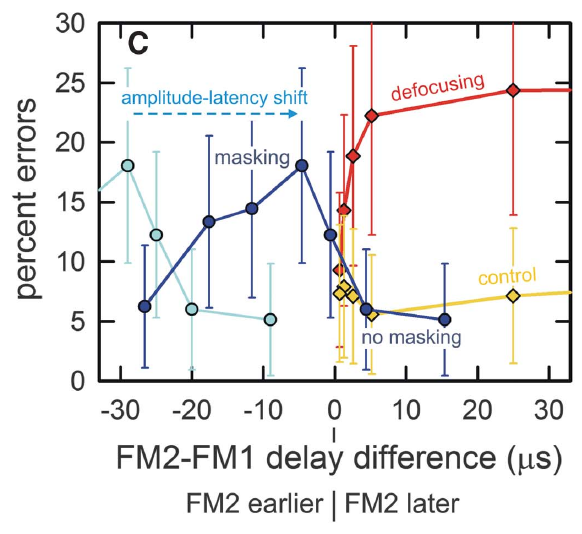
#> input picture lectures/L17/figures/B11_3C.png, 582 x 534 px, given in place of g001_large.jpg, which was not available
$ python add_images.py
#> lines starting #> are read from the running program, lines starting #| are printed output that depends on the picture; after the words box and inside, x2 and y2 are one past the last pixel; in counts of white or black regions, pixels touching at a corner belong together; pictures that were not available may be replaced by others from this repository, and a replacement may not be noted
#!/usr/bin/env python3
"""Add article figures to the Lecture 17 spec without changing any slide text.

Crops panels from open-access article figures (papers/<Paper>/, gitignored) into figures/,
then edits lecture.json: text-only slides gain a figure and many single-figure slides gain a
second one (figures-right). Titles, body text and transcripts are untouched; the new paper is
added to the slide's refs and footer cite. Idempotent.
"""
import json
from pathlib import Path
from PIL import Image, ImageChops

ROOT = Path(__file__).resolve().parent
P = ROOT / 'papers'

REFS = {
    'BZ22': ('Beetz & Hechavarría (2022)', 'Beetz MJ, Hechavarría JC (2022). Neural processing of naturalistic echolocation signals in bats. Frontiers in Neural Circuits 16:899370. https://doi.org/10.3389/fncir.2022.899370', '10.3389/fncir.2022.899370'),
    'BZ26': ('Beetz et al. (2026)', 'Beetz MJ, Kössl M, Hechavarría JC (2026). First come, first served: neuronal processing of multi-echo streams in the auditory cortex of echolocating bats. Journal of Experimental Biology 229(10):jeb252069. https://doi.org/10.1242/jeb.252069', '10.1242/jeb.252069'),
    'C26': ('Cadigan et al. (2026)', 'Cadigan SC, Smith NA, Jones TK, Wohlgemuth MJ (2026). Unpredictable prey motion shapes behavior across time scales. Journal of Experimental Biology 229(15):jeb250896. https://doi.org/10.1242/jeb.250896', '10.1242/jeb.250896'),
    'GF17': ('Greiter & Firzlaff (2017)', 'Greiter W, Firzlaff U (2017). Representation of three-dimensional space in the auditory cortex of the echolocating bat P. discolor. PLoS ONE 12(8):e0182461. https://doi.org/10.1371/journal.pone.0182461', '10.1371/journal.pone.0182461'),
    'G26': ('Grinnell (2026)', 'Grinnell AD (2026). Reflections on the neural processing of echoes for distance information in echolocating bats. Journal of Comparative Physiology A 212(5):913–926. https://doi.org/10.1007/s00359-026-01804-6', '10.1007/s00359-026-01804-6'),
    'MA25': ('Ma et al. (2025)', 'Ma N, Xia H, Zheng H, Luo J (2025). Prey evasiveness and masking noise jointly promote the ultrahigh call rate in echolocating bats. BMC Biology 23:323. https://doi.org/10.1186/s12915-025-02435-0', '10.1186/s12915-025-02435-0'),
    'MC22': ('Macías et al. (2022)', 'Macías S, Bakshi K, Smotherman M (2022). Faster repetition rate sharpens the cortical representation of echo streams in echolocating bats. eNeuro 9(1):ENEURO.0410-21.2021. https://doi.org/10.1523/ENEURO.0410-21.2021', '10.1523/ENEURO.0410-21.2021'),
    'M20': ('Ming et al. (2020)', 'Ming C, Bates ME, Simmons JA (2020). How frequency hopping suppresses pulse-echo ambiguity in bat biosonar. Proceedings of the National Academy of Sciences 117(29):17288–17295. https://doi.org/10.1073/pnas.2001105117', '10.1073/pnas.2001105117'),
    'SS26': ('Simmons & Simmons (2026)', 'Simmons JA, Simmons AM (2026). Beamforming as a mechanism for azimuthal localization of targets by FM-echolocating big brown bats. Journal of Comparative Physiology A 212(5):901–911. https://doi.org/10.1007/s00359-026-01834-0', '10.1007/s00359-026-01834-0'),
    'T24': ('Teshima et al. (2024)', 'Teshima Y, Mogi M, Nishida H, Tsuchiya T, Kobayasi KI, Hiryu S (2024). Discrimination of object information by bat echolocation deciphered from acoustic simulations. Royal Society Open Science 11(1):231415. https://doi.org/10.1098/rsos.231415', '10.1098/rsos.231415'),
}

CROPS = {
    'bz22_fig1': ('Beetz2022/g001_large.jpg', (0.0, 0.0, 1.0, 1.0)),
    'bz22_fig3': ('Beetz2022/fncir-16-899370-g003.jpg', (0.0, 0.265, 0.97, 0.97)),
    'bz22_fig5a': ('Beetz2022/fncir-16-899370-g005.jpg', (0.0, 0.0, 0.62, 0.75)),
    'bz26_fig1b': ('Beetz2026/jexbio-229-252069-g1.jpg', (0.44, 0.0, 1.0, 0.23)),
    'bz26_fig2ab': ('Beetz2026/jexbio-229-252069-g2.jpg', (0.0, 0.0, 1.0, 0.635)),
    'bz26_fig3': ('Beetz2026/jexbio-229-252069-g3.jpg', (0.0, 0.0, 1.0, 1.0)),
    'bz26_fig5': ('Beetz2026/jexbio-229-252069-g5.jpg', (0.0, 0.0, 1.0, 1.0)),
    'bz26_fig6ag': ('Beetz2026/jexbio-229-252069-g6.jpg', (0.0, 0.0, 1.0, 0.51)),
    'c26_fig3': ('Cadigan2026/jexbio-229-250896-g3.jpg', (0.0, 0.0, 1.0, 1.0)),
    'gf17_fig2ab': ('Greiter2017/pone.0182461.g002.jpg', (0.0, 0.0, 0.6, 1.0)),
    'g26_fig5': ('Grinnell2026/359_2026_1804_Fig5_HTML.png', (0.0, 0.0, 1.0, 1.0)),
    'g26_fig9': ('Grinnell2026/359_2026_1804_Fig9_HTML.png', (0.0, 0.0, 1.0, 1.0)),
    'ma25_fig1af': ('Ma2025/12915_2025_2435_Fig1_HTML.jpg', (0.0, 0.0, 1.0, 0.565)),
    'ma25_fig2bc': ('Ma2025/12915_2025_2435_Fig2_HTML.jpg', (0.0, 0.218, 1.0, 0.532)),
    'mc22_fig3ab': ('Macias2022/ENEURO.0410-21.2021_f003.jpg', (0.0, 0.0, 1.0, 0.51)),
    'm20_fig1c': ('Ming2020/pnas.2001105117fig01.jpg', (0.645, 0.0, 0.99, 1.0)),
    'm20_fig4': ('Ming2020/pnas.2001105117fig04.jpg', (0.0, 0.0, 1.0, 1.0)),
    'ss26_fig1': ('SimmonsBeam2026/359_2026_1834_Fig1_full.png', (0.0, 0.0, 1.0, 1.0)),
    'ss26_fig2a': ('SimmonsBeam2026/359_2026_1834_Fig2_full.png', (0.0, 0.0, 0.49, 1.0)),
    'ss26_fig4': ('SimmonsBeam2026/359_2026_1834_Fig4_full.png', (0.0, 0.0, 1.0, 1.0)),
    't24_fig2b': ('Teshima2024/rsos231415f02.jpg', (0.0, 0.535, 1.0, 1.0)),
    't24_fig3ab': ('Teshima2024/rsos231415f03.jpg', (0.0, 0.0, 0.59, 1.0)),
}

def fig(name, key, num, text):
    return {'kind': 'article', 'path': f'figures/{name}.png',
            'caption': f'{REFS[key][0]}, Fig. {num}. {text}', 'source_url': 'https://doi.org/' + REFS[key][2]}


TITLE_IMAGE = None  # the existing title image (Moss et al. 2006, Fig. 1) is kept

ADD = {
    'FM calls distribute acoustic energy across frequencies': [
        ('BZ22', fig('bz22_fig1', 'BZ22', '1', 'Spectrograms of an FM call (Carollia perspicillata) and a CF-FM call (Pteronotus parnellii).'))],
    'Echo delay specifies the round trip to a target': [
        ('BZ26', fig('bz26_fig1b', 'BZ26', '1B', 'Pulse followed by echoes from objects at different distances; oscillograms and spectrograms.'))],
    'Bats can choose the nearer of two reflecting targets': [
        ('T24', fig('t24_fig3ab', 'T24', '3a–b', 'Flight trajectories of bats approaching two targets in a two-choice test.'))],
    'Range discrimination occurs across sonar signal types': [
        ('G26', fig('g26_fig9', 'G26', '9', 'Approach responses of big brown bats to artificial echoes built from pure-tone steps.'))],
    'Electronic echoes isolate arrival time from other cues': [
        ('GF17', fig('gf17_fig2ab', 'GF17', '2A–B', 'Delay-response fields of two cortical units in Phyllostomus discolor; spike count in color.'))],
    'Echo arrival time can support the range judgment': [
        ('BZ26', fig('bz26_fig2ab', 'BZ26', '2A–B', 'Echo delay over an approach sequence and color-coded cortical multi-unit rasters.'))],
    'A matched receiver is a functional hypothesis': [
        ('M20', fig('m20_fig4', 'M20', '4', 'Spectrograms, cross-correlations and SCAT neural spectrograms for successive echoes.'))],
    'Timing is registered early in the auditory pathway': [
        ('BZ22', fig('bz22_fig5a', 'BZ22', '5A', 'Inferior colliculus and cortex responses to call–echo pairs, color-coded by echo delay.'))],
    'Echo cascades approximate a scene with several objects': [
        ('BZ26', fig('bz26_fig3', 'BZ26', '3', 'Cortical responses to echo cascades from three objects and object preference indices.'))],
    'Population potentials register calls and echoes': [
        ('BZ22', fig('bz22_fig3', 'BZ22', '3', 'Carollia auditory cortex activity across an approach sequence, caudal to rostral.'))],
    'First-echo responses follow the changing delay': [
        ('BZ26', fig('bz26_fig6ag', 'BZ26', '6A–G', 'Cortical units respond mainly to the first echo of a cascade at differing echo levels.'))],
    'Later echoes have more variable population responses': [
        ('BZ26', fig('bz26_fig5', 'BZ26', '5', 'Response to the leading echo against suppression of the lagging echo.'))],
    'Measured brainstem precision leaves a perceptual gap': [
        ('MC22', fig('mc22_fig3ab', 'MC22', '3A–B', 'Tadarida cortical neuron: tuning and spike rasters to pulse–echo trains at 10–15 Hz.'))],
    'Local and inherited selectivity can coexist': [
        ('SS26', fig('ss26_fig4', 'SS26', '4', 'Interaural-level inflection points of 56 big brown bat IC neurons by best frequency.'))],
    'The two harmonics have different beam widths': [
        ('SS26', fig('ss26_fig1', 'SS26', '1', 'Big brown bat head, FM1/FM2 call, flight corridor, and transmit and receive beams.'))],
    'A two-glint echo provides a structured target': [
        ('T24', fig('t24_fig2b', 'T24', '2b', 'Echo impulse responses and FM echoes from five targets; surface (S) and occlusion (O) parts.'))],
    'Similar echo delays can create masking blind spots': [
        ('G26', fig('g26_fig5', 'G26', '5', 'Interference by artificial CF-FM echoes as a function of CF–FM onset interval.'))],
    'Harmonic timing links acuity and clutter rejection': [
        ('M20', fig('m20_fig1c', 'M20', '1C', 'Delay jitter acuity after high-pass or low-pass removal of FM1 or FM2 frequencies.'))],
    'Nearby vegetation reduces prey-capture success': [
        ('MA25', fig('ma25_fig1af', 'MA25', '1A–F', 'Hipposideros pratti foraging: call rate and terminal buzz for different prey states.'))],
    'Flight paths change target–clutter separation': [
        ('SS26', fig('ss26_fig2a', 'SS26', '2a', 'Acoustic-camera view of echoes from a corridor of hanging chains.'))],
    'Sonar strobe groups control repeated scene sampling': [
        ('C26', fig('c26_fig3', 'C26', '3', 'Call intervals and sonar sound groups for predictable and unpredictable target motion.'))],
    'The terminal buzz shortens near vegetation': [
        ('MA25', fig('ma25_fig2bc', 'MA25', '2B–C', 'Pulse intervals and spectrograms in silence and noise; buzz percentage by noise level.'))],
}
def trim(im, pad=6):
    bg = Image.new('RGB', im.size, (255, 255, 255))
    diff = ImageChops.difference(im, bg).convert('L').point(lambda v: 255 if v > 18 else 0)
    box = diff.getbbox()
    if not box:
        return im
    l, t, r, b = box
    return im.crop((max(0, l - pad), max(0, t - pad), min(im.width, r + pad), min(im.height, b + pad)))


def crop_all():
    out = ROOT / 'figures'
    for name, (src, (l, t, r, b)) in CROPS.items():
        im = Image.open(P / src).convert('RGB')
#> im is the input picture: PIL image 582x534 RGB; mean R, G, B 237.2, 236.4, 236.3
        w, h = im.size
#> w = 582; h = 534
        im = trim(im.crop((round(l * w), round(t * h), round(r * w), round(b * h))))
#> in trim, `bg = Image.new('RGB', im.size, (255, 255, 255))`: bg: PIL image 582x534 RGB; every value is 255
#> in trim, `diff = ImageChops.difference(im, bg).convert('L').point(lambda v: 255 ..`:
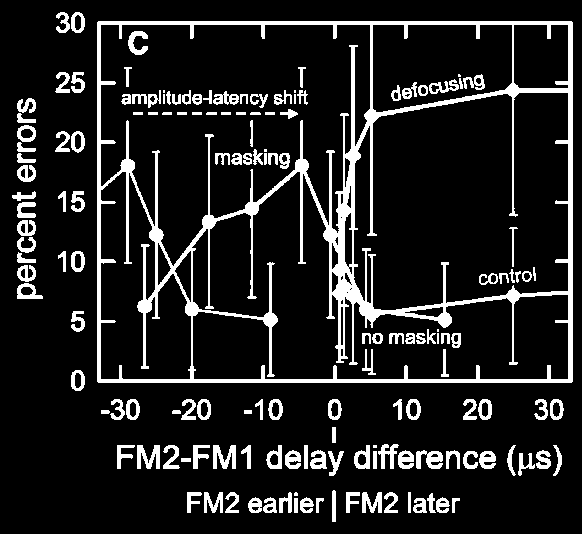
#> diff: PIL image 582x534 L; 12.8% white; 153 white regions (7 under 20 px), largest, box (x1, y1, x2, y2) and area: (97, 21, 573, 383) 22034, (213, 445, 236, 469) 348, (137, 445, 160, 469) 347
#> in trim, `box = diff.getbbox()`: box = (12, 12, 573, 522)
#> in trim, `l, t, r, b = box`: l = 12; r = 573; b = 522
#> in trim, `return im.crop((max(0, l - pad), max(0, t - pad), min(im.width, r + pa..`:
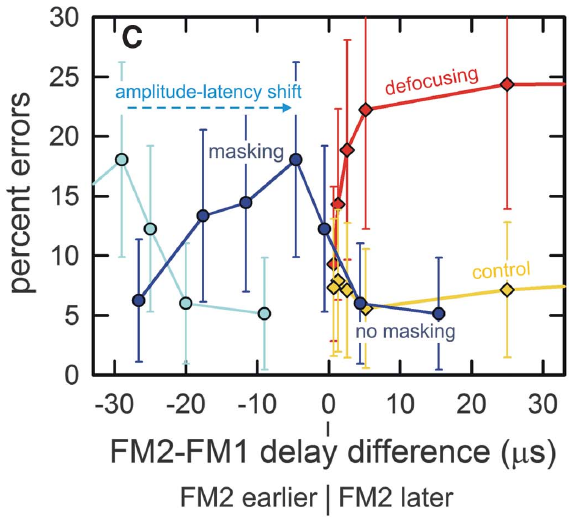
#> returned value: PIL image 573x522 RGB; mean R, G, B 236.5, 235.7, 235.6
        im.thumbnail((1800, 1800))  # proportional downscale only; pixels otherwise unchanged
        im.save(out / f'{name}.png')
#> pass 2 of the loop in crop_all, `for name, (src, (l, t, r, b)) in CROPS.items():`:
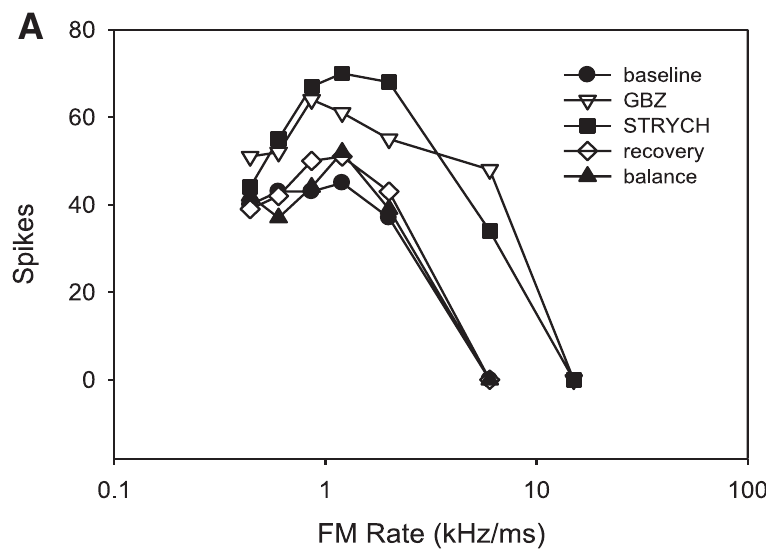
#> input picture lectures/L17/figures/W11_1A.png, 766 x 557 px, given in place of fncir-16-899370-g003.jpg, which was not available
#> in crop_all, im is the input picture: PIL image 766x557 RGB; mean R, G, B 244.8, 244.6, 244.6
#> bg: PIL image 743x392 RGB; every value is 255
#> in trim (call 2), `diff = ImageChops.difference(im, bg).convert('L').point(lambda v: 255 ..`:
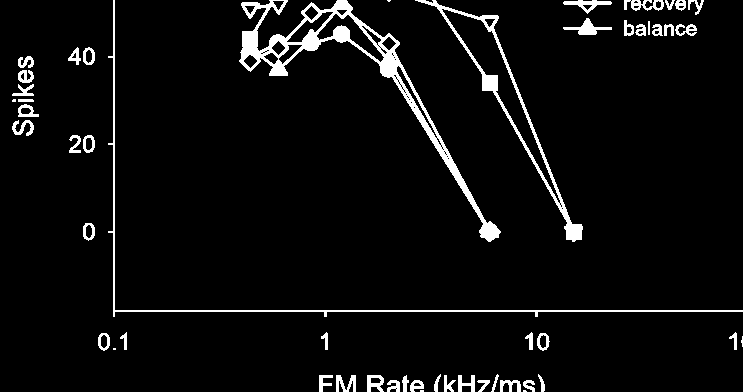
#> diff: PIL image 743x392 L; 5% white; 52 white regions (6 under 20 px), largest, box (x1, y1, x2, y2) and area: (239, 0, 501, 242) 5433, (415, 0, 583, 242) 2292, (108, 0, 743, 317) 1950
#> im: PIL image 743x392 RGB
#> box = (12, 0, 743, 392)
#> t = 0; r = 743; b = 392
#> in trim (call 2), `return im.crop((max(0, l - pad), max(0, t - pad), min(im.width, r + pa..`:
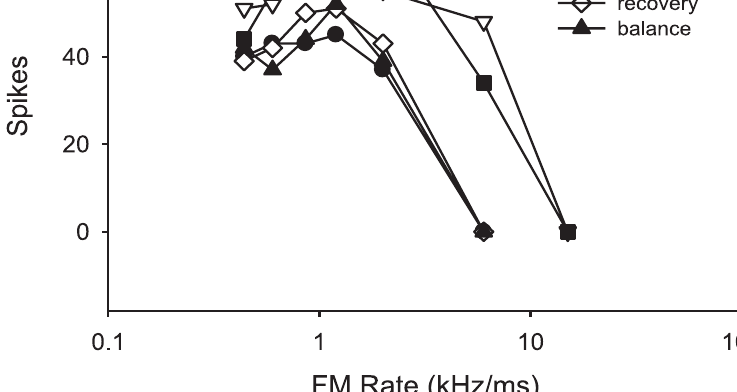
#> returned value: PIL image 737x392 RGB; mean R, G, B 245.7, 245.6, 245.6


def split_height(figs, width, total=4.3):
    """Share the column's image height between two figures in proportion to their shapes."""
    nat = []
    for f in figs:
        w, h = Image.open(ROOT / f['path']).size
        nat.append(width * h / w)
    first = nat[0] + max(0.0, total - sum(nat)) / 2 if sum(nat) <= total else total * nat[0] / sum(nat)
    return round(min(max(first, 1.3), total - 1.3), 2)


def apply():
    spec_path = ROOT / 'lecture.json'
    spec = json.loads(spec_path.read_text())
    if TITLE_IMAGE:
        spec['title_image'] = TITLE_IMAGE
    seen = set()
    for s in spec['slides']:
        extra = ADD.get(s['title'])
        if not extra:
            continue
        seen.add(s['title'])
        figs = [s['figure']] if s.get('figure') else []
        figs = [f for f in figs if f['path'] not in {e[1]['path'] for e in extra}]
        figs += [e[1] for e in extra]
        for key, _ in extra:
            if REFS[key][1] not in s['refs']:
                s['refs'].append(REFS[key][1])
            if REFS[key][0] not in s['cite']:
                s['cite'] += '; ' + REFS[key][0]
        s.pop('figure', None)
        s.pop('figures', None)
        if len(figs) == 1:
            s.update(layout='figure-right', figure_width=5.2, figure=figs[0])
        else:
            assert len(figs) == 2, s['title']
            s.update(layout='figures-right', figure_width=5.2, figures=figs,
                     primary_figure_height=split_height(figs, 5.2))
    missing = set(ADD) - seen
    if missing:
        raise SystemExit(f'slide titles not found: {sorted(missing)}')
    spec_path.write_text(json.dumps(spec, ensure_ascii=False, indent=2) + '\n')


if __name__ == '__main__':
#> (the run stopped early here; a loop or call above may not have finished)
